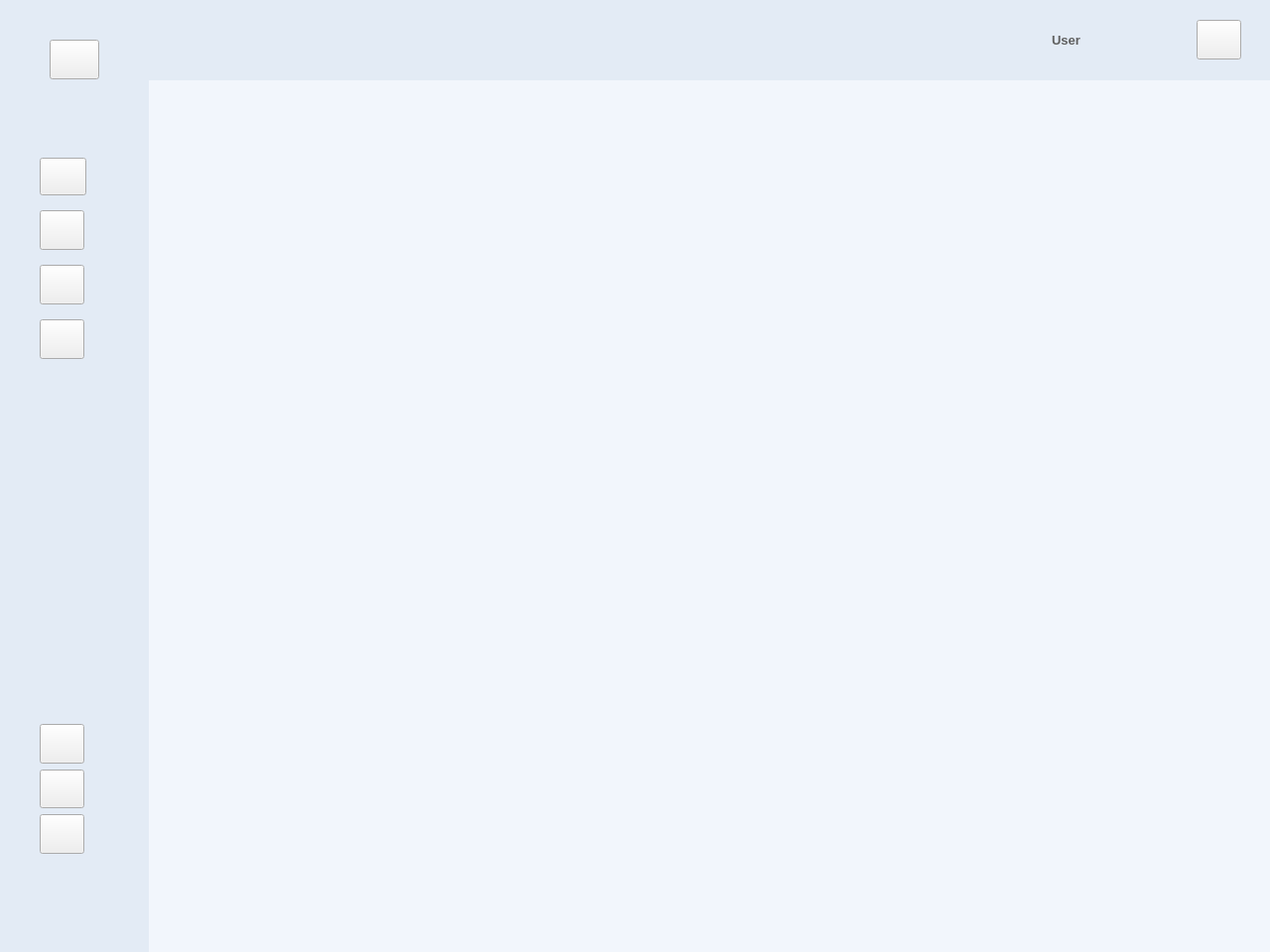
<?xml version="1.0" encoding="UTF-8"?>
<ui version="4.0">
 <class>MainWindow</class>
 <widget class="QMainWindow" name="MainWindow">
  <property name="geometry">
   <rect>
    <x>0</x>
    <y>0</y>
    <width>1280</width>
    <height>960</height>
   </rect>
  </property>
  <property name="minimumSize">
   <size>
    <width>1280</width>
    <height>960</height>
   </size>
  </property>
  <property name="maximumSize">
   <size>
    <width>1280</width>
    <height>960</height>
   </size>
  </property>
  <property name="windowTitle">
   <string>Kılıç Logistics</string>
  </property>
  <widget class="QWidget" name="centralwidget">
   <property name="sizePolicy">
    <sizepolicy hsizetype="Expanding" vsizetype="Expanding">
     <horstretch>0</horstretch>
     <verstretch>0</verstretch>
    </sizepolicy>
   </property>
   <property name="styleSheet">
    <string notr="true">QWidget#widgetIconOnly{
	background-color: #e3ebf5;
	border-radius-left: 30px;
}
QWidget#widgetPage{
	background-color: #f2f6fc;
	border-radius-down-right: 30px;
}
QWidget#widgetUpBar{
	background-color: #e3ebf5;
	border-radius-right: 30px;
}
QWidget#widgetDropdown{
	background-color: #e3ebf5;
}

/* Buttons */
QPushButton#pushButtonUser{
	border-image: url(:/buttons/user.svg);
	background-repat: no-repeat;
	width: 50px;
	height: 45px;
}
QPushButton#pushButtonMenu{
	border-image: url(:/buttons/menu-colored.svg);
	background-repeat: no-repeat;
	width: 50px;
	height: 45px;
}
QPushButton#pushButtonMenu:hover{
	border-image: url(:/buttons/menu-hover.svg);
	background-repeat: no-repeat;
	background-color: #d0e6ff;
}
QPushButton#pushButtonMenu:pressed{
	border-image: url(:/buttons/menu-pressed.svg);
	background-repeat: no-repeat;
	background-color: #d0e6ff;
}

QPushButton#pushButtonOrder{
	border-image: url(:/buttons/box-colored.svg);
	background-repeat: no-repeat;
	width: 50px;
	height: 45px;
}
QPushButton#pushButtonOrder:hover{
	border-image: url(:/buttons/box-hover.svg);
	background-repeat: no-repeat;
}
QPushButton#pushButtonOrder:pressed{
	border-image: url(:/buttons/box-pressed.svg);
	background-repeat: no-repeat;
}

QPushButton#pushButtonTruck{
	border-image: url(:/buttons/truck-colored.svg);
	background-repeat: no-repeat;
	width: 50px;
	height: 45px;
}
QPushButton#pushButtonTruck:hover{
	border-image: url(:/buttons/truck-hover.svg);
	background-repeat: no-repeat;
}
QPushButton#pushButtonTruck:pressed{
	border-image: url(:/buttons/truck-pressed.svg);
	background-repeat: no-repeat;
}

QPushButton#pushButtonEmployee{
	border-image: url(:/buttons/employee-colored.svg);
	background-repeat: no-repeat;
	width: 50px;
	height: 45px
}
QPushButton#pushButtonEmployee:hover{
	border-image: url(:/buttons/employee-hover.svg);
	background-repeat: no-repeat;
}
QPushButton#pushButtonEmployee:pressed{
	border-image: url(:/buttons/employee-pressed.svg);
	background-repeat: no-repeat;
}

QPushButton#pushButtonReport{
	border-image: url(:/buttons/report-colored.svg);
	background-repeat: no-repeat;
	width: 50px;
	height: 45px;
}
QPushButton#pushButtonReport:hover{
	border-image: url(:/buttons/report-hover.svg);
	background-repeat: no-repeat;
}
QPushButton#pushButtonReport:pressed{
	border-image: url(:/buttons/report-pressed.svg);
	background-repeat: no-repeat;
}

QPushButton#pushButtonSettings{
	border-image: url(:/buttons/settings-colored.svg);
	background-repeat: no-repeat;
	width: 50px;
	height: 45px;
}
QPushButton#pushButtonSettings:hover{
	border-image: url(:/buttons/settings-hover.svg);
	background-repeat: no-repeat;
}
QPushButton#pushButtonSettings:pressed{
	border-image: url(:/buttons/settings-pressed.svg);
	background-repeat: no-repeat;
}

QPushButton#pushButtonLogout{
	border-image: url(:/buttons/logout-colored.svg);
	background-repeat: no-repeat;
	width: 50px;
	height: 45px;
}
QPushButton#pushButtonLogout:hover{
	border-image: url(:/buttons/logout-hover.svg);
	background-repeat: no-repeat;
}
QPushButton#pushButtonLogout:pressed{
	border-image: url(:/buttons/logout-pressed.svg);
	background-repeat: no-repeat;
}

QPushButton#pushButtonCourier{
	border-image: url(:/buttons/courier-colored.svg);
	background-repeat: no-repeat;
	width: 50px;
	height: 45px;
}
QPushButton#pushButtonCourier:hover{
	border-image: url(:/buttons/courier-hover.svg);
	background-repeat: no-repeat;
}
QPushButton#pushButtonCourier:pressed{
	border-image: url(:/buttons/courier-pressed.svg);
	background-repeat: no-repeat;
}

QPushButton#pushButtonDriver{
	border-image: url(:/buttons/driver-colored.svg);
	background-repeat: no-repeat;
	width: 50px;
	height: 45px;
}
QPushButton#pushButtonDriver:hover{
	border-image: url(:/buttons/driver-hover.svg);
	background-repeat: no-repeat;
}
QPushButton#pushButtonDriver:pressed{
	border-image: url(:/buttons/driver-pressed.svg);
	background-repeat: no-repeat;
}

/*Drop Down Menu Butons */







</string>
   </property>
   <layout class="QVBoxLayout" name="verticalLayout"/>
   <widget class="QWidget" name="widgetIconOnly" native="true">
    <property name="geometry">
     <rect>
      <x>0</x>
      <y>0</y>
      <width>151</width>
      <height>961</height>
     </rect>
    </property>
    <property name="styleSheet">
     <string notr="true">QPushButton{
	height:30px;
	
}</string>
    </property>
    <widget class="QPushButton" name="pushButtonMenu">
     <property name="geometry">
      <rect>
       <x>50</x>
       <y>40</y>
       <width>50</width>
       <height>40</height>
      </rect>
     </property>
     <property name="minimumSize">
      <size>
       <width>50</width>
       <height>40</height>
      </size>
     </property>
     <property name="maximumSize">
      <size>
       <width>50</width>
       <height>40</height>
      </size>
     </property>
     <property name="text">
      <string/>
     </property>
    </widget>
    <widget class="QWidget" name="layoutWidget">
     <property name="geometry">
      <rect>
       <x>40</x>
       <y>730</y>
       <width>47</width>
       <height>131</height>
      </rect>
     </property>
     <layout class="QVBoxLayout" name="verticalLayout_13">
      <item>
       <widget class="QPushButton" name="pushButtonReport">
        <property name="minimumSize">
         <size>
          <width>35</width>
          <height>30</height>
         </size>
        </property>
        <property name="maximumSize">
         <size>
          <width>45</width>
          <height>40</height>
         </size>
        </property>
        <property name="text">
         <string/>
        </property>
        <property name="checkable">
         <bool>true</bool>
        </property>
       </widget>
      </item>
      <item>
       <widget class="QPushButton" name="pushButtonSettings">
        <property name="minimumSize">
         <size>
          <width>35</width>
          <height>30</height>
         </size>
        </property>
        <property name="maximumSize">
         <size>
          <width>45</width>
          <height>40</height>
         </size>
        </property>
        <property name="sizeIncrement">
         <size>
          <width>45</width>
          <height>45</height>
         </size>
        </property>
        <property name="text">
         <string/>
        </property>
        <property name="checkable">
         <bool>true</bool>
        </property>
       </widget>
      </item>
      <item>
       <widget class="QPushButton" name="pushButtonLogout">
        <property name="minimumSize">
         <size>
          <width>35</width>
          <height>30</height>
         </size>
        </property>
        <property name="maximumSize">
         <size>
          <width>45</width>
          <height>40</height>
         </size>
        </property>
        <property name="text">
         <string/>
        </property>
        <property name="checkable">
         <bool>true</bool>
        </property>
       </widget>
      </item>
     </layout>
    </widget>
    <widget class="QWidget" name="layoutWidget">
     <property name="geometry">
      <rect>
       <x>40</x>
       <y>150</y>
       <width>47</width>
       <height>221</height>
      </rect>
     </property>
     <layout class="QVBoxLayout" name="verticalLayout_12">
      <item>
       <widget class="QPushButton" name="pushButtonEmployee">
        <property name="minimumSize">
         <size>
          <width>35</width>
          <height>30</height>
         </size>
        </property>
        <property name="text">
         <string/>
        </property>
        <property name="checkable">
         <bool>true</bool>
        </property>
       </widget>
      </item>
      <item>
       <widget class="QPushButton" name="pushButtonOrder">
        <property name="minimumSize">
         <size>
          <width>35</width>
          <height>30</height>
         </size>
        </property>
        <property name="maximumSize">
         <size>
          <width>45</width>
          <height>40</height>
         </size>
        </property>
        <property name="text">
         <string/>
        </property>
        <property name="checkable">
         <bool>true</bool>
        </property>
       </widget>
      </item>
      <item>
       <widget class="QPushButton" name="pushButtonTruck">
        <property name="minimumSize">
         <size>
          <width>35</width>
          <height>30</height>
         </size>
        </property>
        <property name="maximumSize">
         <size>
          <width>45</width>
          <height>40</height>
         </size>
        </property>
        <property name="text">
         <string/>
        </property>
        <property name="checkable">
         <bool>true</bool>
        </property>
       </widget>
      </item>
      <item>
       <widget class="QPushButton" name="pushButtonCourier">
        <property name="minimumSize">
         <size>
          <width>35</width>
          <height>30</height>
         </size>
        </property>
        <property name="maximumSize">
         <size>
          <width>45</width>
          <height>40</height>
         </size>
        </property>
        <property name="text">
         <string/>
        </property>
        <property name="checkable">
         <bool>true</bool>
        </property>
       </widget>
      </item>
     </layout>
    </widget>
   </widget>
   <widget class="QWidget" name="widgetPage" native="true">
    <property name="geometry">
     <rect>
      <x>150</x>
      <y>80</y>
      <width>1131</width>
      <height>881</height>
     </rect>
    </property>
    <property name="minimumSize">
     <size>
      <width>900</width>
      <height>500</height>
     </size>
    </property>
    <property name="maximumSize">
     <size>
      <width>1280</width>
      <height>960</height>
     </size>
    </property>
   </widget>
   <widget class="QWidget" name="widgetUpBar" native="true">
    <property name="geometry">
     <rect>
      <x>150</x>
      <y>0</y>
      <width>1131</width>
      <height>81</height>
     </rect>
    </property>
    <widget class="QWidget" name="layoutWidget">
     <property name="geometry">
      <rect>
       <x>910</x>
       <y>10</y>
       <width>191</width>
       <height>61</height>
      </rect>
     </property>
     <layout class="QHBoxLayout" name="horizontalLayout">
      <item>
       <widget class="QLabel" name="labelUser">
        <property name="font">
         <font>
          <family>Segoe UI</family>
          <pointsize>10</pointsize>
          <weight>75</weight>
          <italic>false</italic>
          <bold>true</bold>
         </font>
        </property>
        <property name="styleSheet">
         <string notr="true">QLabel#labelUser{
	color: #5f5f5f;
	font: bold 10pt &quot;Segoe UI&quot;;
	qproperty-alignment: 'AlignCenter';
}</string>
        </property>
        <property name="text">
         <string>User</string>
        </property>
       </widget>
      </item>
      <item>
       <widget class="QPushButton" name="pushButtonUser">
        <property name="maximumSize">
         <size>
          <width>45</width>
          <height>40</height>
         </size>
        </property>
        <property name="text">
         <string/>
        </property>
       </widget>
      </item>
     </layout>
    </widget>
   </widget>
   <widget class="QWidget" name="">
    <property name="geometry">
     <rect>
      <x>0</x>
      <y>0</y>
      <width>2</width>
      <height>2</height>
     </rect>
    </property>
    <layout class="QGridLayout" name="gridLayout"/>
   </widget>
   <widget class="QWidget" name="">
    <property name="geometry">
     <rect>
      <x>0</x>
      <y>0</y>
      <width>1051</width>
      <height>981</height>
     </rect>
    </property>
    <layout class="QVBoxLayout" name="verticalLayout_2"/>
   </widget>
  </widget>
 </widget>
 <resources>
  <include location="../icons/buttons/buttons-resources.qrc"/>
 </resources>
 <connections/>
</ui>
